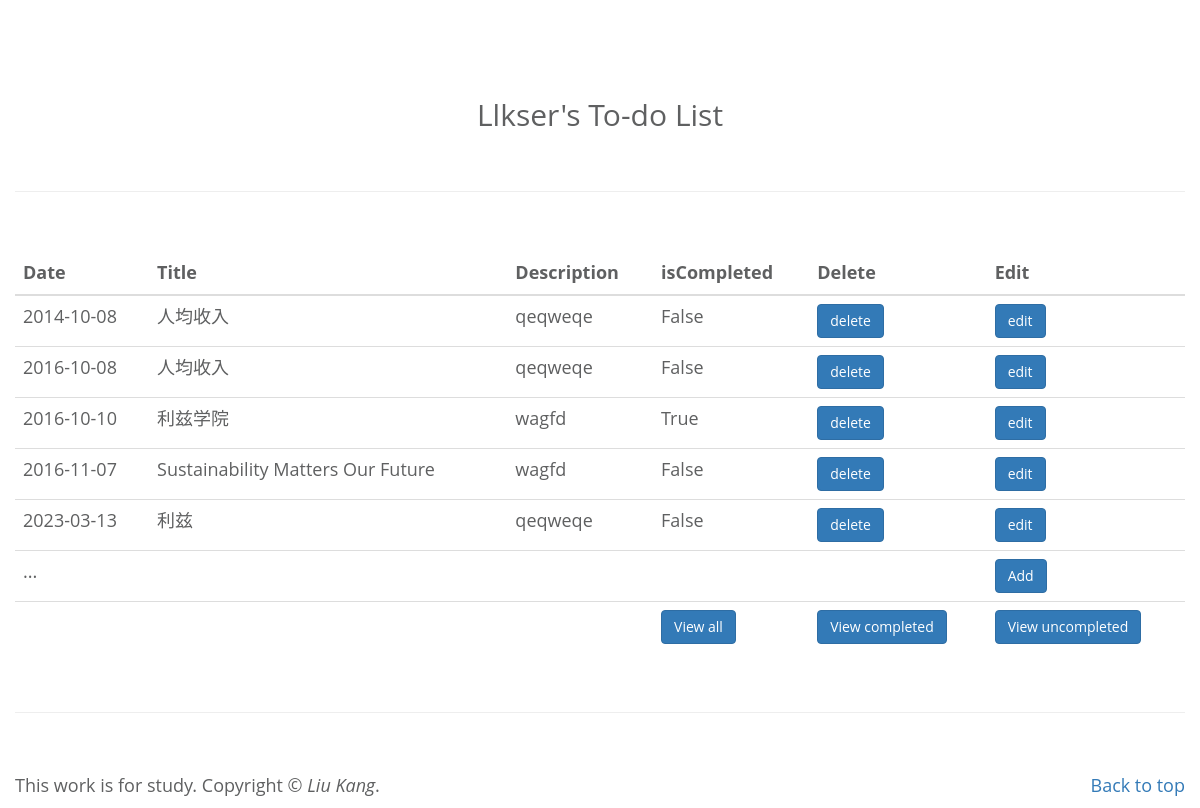
Before: / with the older database file.
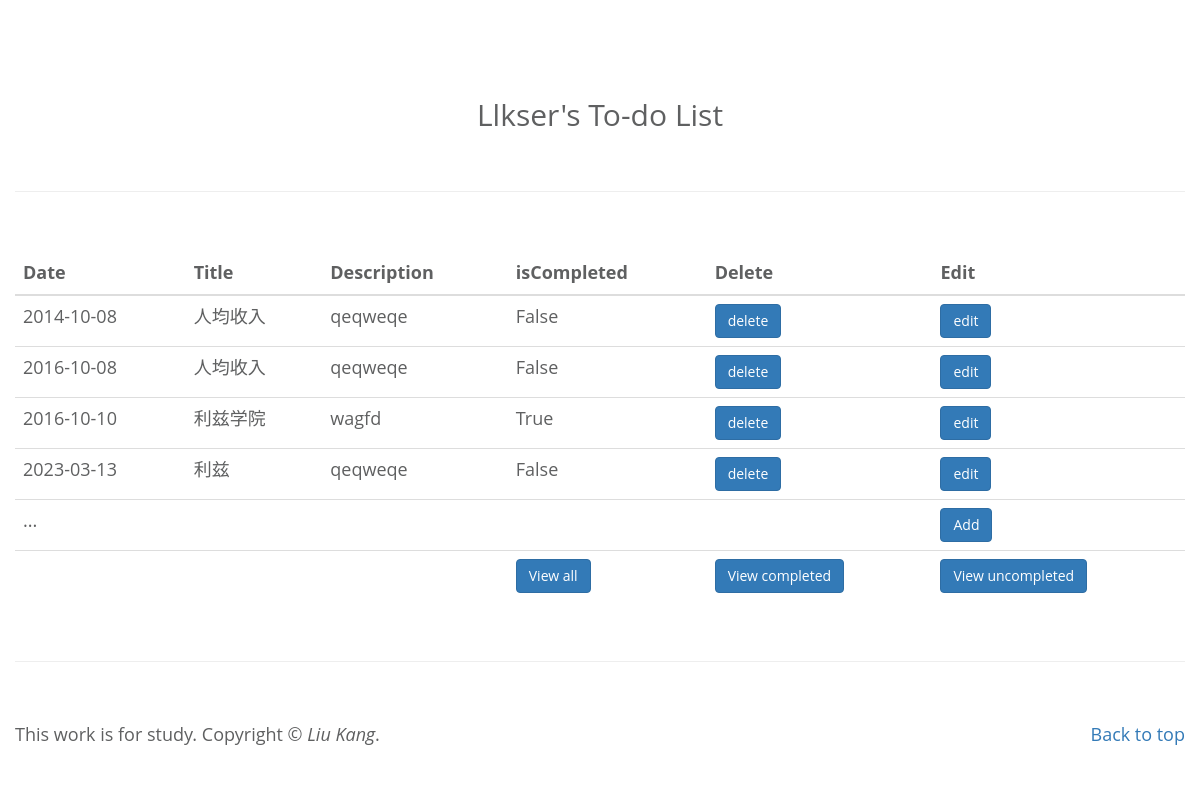
After: the same page with the newer database file.
### app/models.py (models this page shows)
class Events(db.Model):
    eventID=db.Column(db.Integer, primary_key=True)
    date=db.Column(db.Date)
    title=db.Column(db.String(250))
    description=db.Column(db.String(250))
    isCompleted=db.Column(db.Boolean, default=False)

### app/views.py (the view)
@app.route("/" , methods=['GET'])
def getAllEvents():
    EventsTable=Events.query.order_by('date').all()
    return render_template('index.html',
                            EventsTable=EventsTable,
                            )

### app/templates/index.html
{% extends "base.html" %}
{% block content %}
<table class="table">
    <thead>
        <tr>
            <th>Date</th>
            <th>Title</th>
            <th>Description</th>
            <th>isCompleted</th>
            <th>Delete</th>
            <th>Edit</th>
        </tr>
    </thead>
    <tbody>
        {% for Event in EventsTable %}
        <tr>
            <td>{{Event.date}}</td>
            <td>{{Event.title}}</td>
            <td>{{Event.description}}</td>
            <td>{{Event.isCompleted}}</td>
            <td><a href="/delete_event/{{Event.eventID}}"><button type="button" class="btn btn-primary">delete</button></a></td>
            <td><a href="/edit_event/{{Event.eventID}}"><button type="button" class="btn btn-primary">edit</button></a></td>
        </tr>
        {% endfor %}
        <tr>
            <td>...</td>
            <td></td>
            <td></td>
            <td></td>
            <td></td>
            <td><a href="/add_event"><button type="button" class="btn btn-primary">Add</button></a></td>
        </tr>
        <tr>
            <td></td>
            <td></td>
            <td></td>
            <td><a href="/viewAll"><button type="button" class="btn btn-primary">View all</button></a></td>
            <td><a href="/viewCompleted"><button type="button" class="btn btn-primary">View completed</button></a></td>
            <td><a href="/viewUncompleted"><button type="button" class="btn btn-primary">View uncompleted</button></a></td>
        </tr>
    </tbody>
</table>
{% endblock %}

Changed rows visible on the page:
removed Events: date "2016-11-07", title "Sustainability Matters Our Future", description "wagfd", isCompleted "False"
